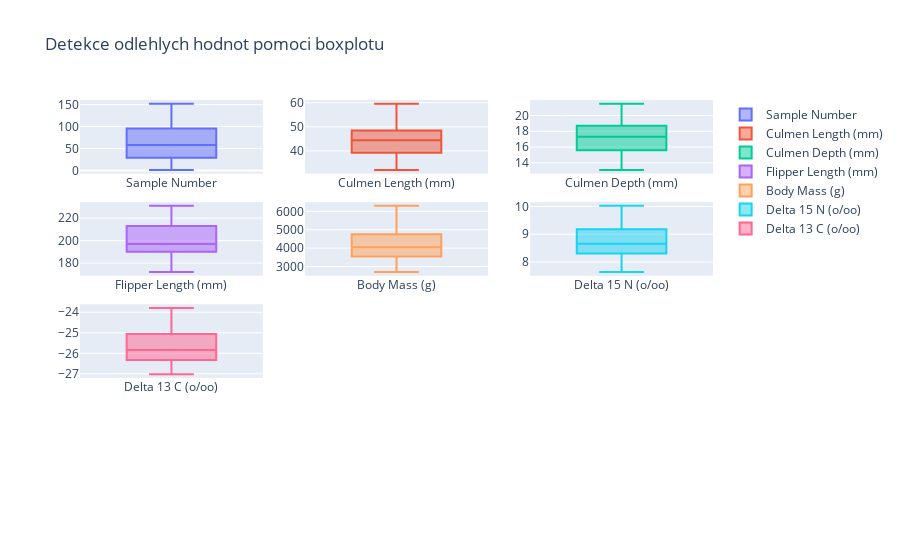
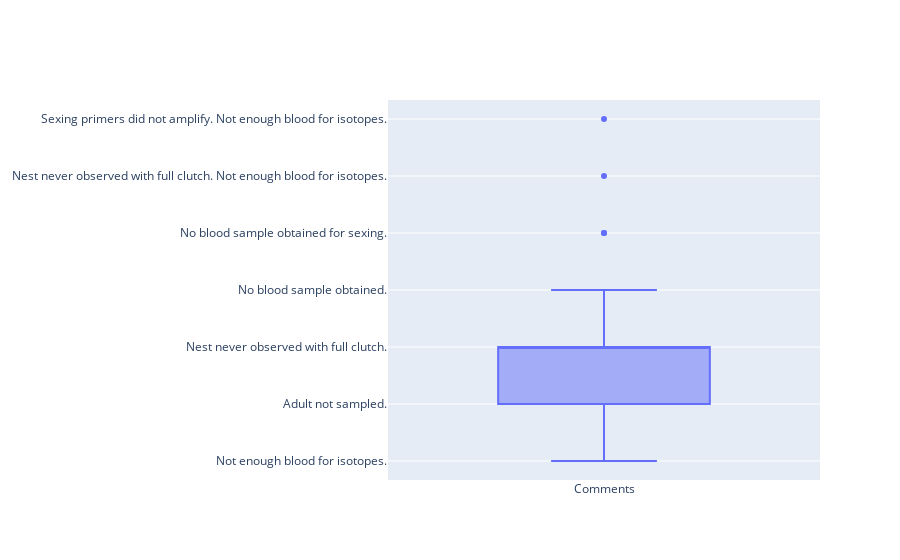

Notebook code cell kept with these figures, in order:
### Markdown cell above
--- zjistěte, zda zvolená datová sada obsahuje nějaké odlehlé hodnoty.

### Code cell
fig = make_subplots(rows = 4, cols = 3)
row_no = col_no = 1

for col in penguins.columns:
    if(penguins[col].dtype != "O" and penguins[col].dtype != penguins['Date Egg'].dtype):
        fig.add_trace(
            go.Box(y=penguins[col], name = col),
            row = row_no,
            col = col_no,
        )
        col_no += 1
    if col_no % 4 == 0: # necessary calculations for correctly presenting subplots
        row_no = row_no + 1
        col_no = 1
fig.update_layout(title_text = "Detekce odlehlych hodnot pomoci boxplotu")
fig.show()

fig = make_subplots(rows = 1, cols = 1)
fig.add_trace(
    go.Box(y=penguins["Comments"], name = "Comments")
)
fig.show()

### Figure 1 — Plotly figure (JSON) as saved in the notebook; plotly's stock layout.template omitted (floating-point values rounded to 4 significant figures; data arrays with more than 128 entries replaced by an {"elided": "..."} marker saying what was removed)
{"data": [{"name": "Sample Number", "type": "box", "xaxis": "x", "y": {"elided": "344 int values"}, "yaxis": "y"}, {"name": "Culmen Length (mm)", "type": "box", "xaxis": "x2", "y": {"elided": "344 float values"}, "yaxis": "y2"}, {"name": "Culmen Depth (mm)", "type": "box", "xaxis": "x3", "y": {"elided": "344 float values"}, "yaxis": "y3"}, {"name": "Flipper Length (mm)", "type": "box", "xaxis": "x4", "y": {"elided": "344 int values"}, "yaxis": "y4"}, {"name": "Body Mass (g)", "type": "box", "xaxis": "x5", "y": {"elided": "344 int values"}, "yaxis": "y5"}, {"name": "Delta 15 N (o/oo)", "type": "box", "xaxis": "x6", "y": {"elided": "344 float values"}, "yaxis": "y6"}, {"name": "Delta 13 C (o/oo)", "type": "box", "xaxis": "x7", "y": {"elided": "344 float values"}, "yaxis": "y7"}], "layout": {"title": {"text": "Detekce odlehlych hodnot pomoci boxplotu"}, "xaxis": {"anchor": "y", "domain": [0, 0.2889]}, "xaxis10": {"anchor": "y10", "domain": [0, 0.2889]}, "xaxis11": {"anchor": "y11", "domain": [0.3556, 0.6444]}, "xaxis12": {"anchor": "y12", "domain": [0.7111, 1]}, "xaxis2": {"anchor": "y2", "domain": [0.3556, 0.6444]}, "xaxis3": {"anchor": "y3", "domain": [0.7111, 1]}, "xaxis4": {"anchor": "y4", "domain": [0, 0.2889]}, "xaxis5": {"anchor": "y5", "domain": [0.3556, 0.6444]}, "xaxis6": {"anchor": "y6", "domain": [0.7111, 1]}, "xaxis7": {"anchor": "y7", "domain": [0, 0.2889]}, "xaxis8": {"anchor": "y8", "domain": [0.3556, 0.6444]}, "xaxis9": {"anchor": "y9", "domain": [0.7111, 1]}, "yaxis": {"anchor": "x", "domain": [0.8063, 1]}, "yaxis10": {"anchor": "x10", "domain": [0, 0.1938]}, "yaxis11": {"anchor": "x11", "domain": [0, 0.1938]}, "yaxis12": {"anchor": "x12", "domain": [0, 0.1938]}, "yaxis2": {"anchor": "x2", "domain": [0.8063, 1]}, "yaxis3": {"anchor": "x3", "domain": [0.8063, 1]}, "yaxis4": {"anchor": "x4", "domain": [0.5375, 0.7312]}, "yaxis5": {"anchor": "x5", "domain": [0.5375, 0.7312]}, "yaxis6": {"anchor": "x6", "domain": [0.5375, 0.7312]}, "yaxis7": {"anchor": "x7", "domain": [0.2687, 0.4625]}, "yaxis8": {"anchor": "x8", "domain": [0.2687, 0.4625]}, "yaxis9": {"anchor": "x9", "domain": [0.2687, 0.4625]}}}

### Figure 2 — Plotly figure (JSON) as saved in the notebook; plotly's stock layout.template omitted (floating-point values rounded to 4 significant figures; data arrays with more than 128 entries replaced by an {"elided": "..."} marker saying what was removed)
{"data": [{"name": "Comments", "type": "box", "y": {"elided": "344 str values"}}], "layout": {"xaxis": {"anchor": "y", "domain": [0, 1]}, "yaxis": {"anchor": "x", "domain": [0, 1]}}}
